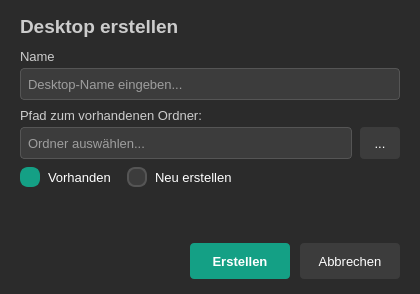
<?xml version="1.0" encoding="UTF-8"?>
<ui version="4.0">
 <class>Form</class>
 <widget class="QWidget" name="Form">
  <property name="geometry">
   <rect>
    <x>0</x>
    <y>0</y>
    <width>420</width>
    <height>294</height>
   </rect>
  </property>
  <property name="minimumSize">
   <size>
    <width>420</width>
    <height>294</height>
   </size>
  </property>
  <property name="maximumSize">
   <size>
    <width>420</width>
    <height>294</height>
   </size>
  </property>
  <property name="windowTitle">
   <string>SmartDesk - Desktop erstellen</string>
  </property>
  <property name="styleSheet">
   <string notr="true">QWidget {
    background-color: #2b2b2b;
    color: #ffffff;
}

QLabel {
    color: #cccccc;
}

QLineEdit {
    background-color: #3c3c3c;
    color: #ffffff;
    border: 1px solid #555555;
    border-radius: 4px;
    padding: 5px;
}

QLineEdit:focus {
    border: 1px solid #14a085;
}

QPushButton {
    background-color: #3c3c3c;
    color: #ffffff;
    border: none;
    border-radius: 4px;
    padding: 8px;
}

QPushButton:hover {
    background-color: #4a4a4a;
}

QPushButton:pressed {
    background-color: #2a2a2a;
}

QPushButton#btn_create {
    background-color: #14a085;
    color: #ffffff;
}

QPushButton#btn_create:hover {
    background-color: #0d7377;
}

QPushButton#btn_create:pressed {
    background-color: #0a5a5d;
}

QRadioButton {
    color: #ffffff;
    spacing: 8px;
}

QRadioButton::indicator {
    width: 16px;
    height: 16px;
}

QRadioButton::indicator:unchecked {
    border: 2px solid #555555;
    border-radius: 8px;
    background-color: #3c3c3c;
}

QRadioButton::indicator:checked {
    border: 2px solid #14a085;
    border-radius: 8px;
    background-color: #14a085;
}</string>
  </property>
  <layout class="QVBoxLayout" name="verticalLayout">
   <property name="spacing">
    <number>8</number>
   </property>
   <property name="leftMargin">
    <number>20</number>
   </property>
   <property name="topMargin">
    <number>15</number>
   </property>
   <property name="rightMargin">
    <number>20</number>
   </property>
   <property name="bottomMargin">
    <number>15</number>
   </property>
   <item>
    <widget class="QLabel" name="label_title">
     <property name="font">
      <font>
       <family>Segoe UI</family>
       <pointsize>14</pointsize>
       <bold>true</bold>
      </font>
     </property>
     <property name="text">
      <string>Desktop erstellen</string>
     </property>
    </widget>
   </item>
   <item>
    <spacer name="verticalSpacer_top">
     <property name="orientation">
      <enum>Qt::Orientation::Vertical</enum>
     </property>
     <property name="sizeType">
      <enum>QSizePolicy::Policy::Fixed</enum>
     </property>
     <property name="sizeHint" stdset="0">
      <size>
       <width>20</width>
       <height>3</height>
      </size>
     </property>
    </spacer>
   </item>
   <item>
    <layout class="QVBoxLayout" name="layout_name_field">
     <property name="spacing">
      <number>4</number>
     </property>
     <item>
      <widget class="QLabel" name="label_name">
       <property name="font">
        <font>
         <family>Segoe UI</family>
         <pointsize>10</pointsize>
        </font>
       </property>
       <property name="text">
        <string>Name</string>
       </property>
      </widget>
     </item>
     <item>
      <widget class="QLineEdit" name="lineEdit_name">
       <property name="minimumSize">
        <size>
         <width>0</width>
         <height>32</height>
        </size>
       </property>
       <property name="font">
        <font>
         <family>Segoe UI</family>
         <pointsize>10</pointsize>
        </font>
       </property>
       <property name="placeholderText">
        <string>Desktop-Name eingeben...</string>
       </property>
      </widget>
     </item>
    </layout>
   </item>
   <item>
    <layout class="QVBoxLayout" name="layout_path_field">
     <property name="spacing">
      <number>4</number>
     </property>
     <item>
      <widget class="QLabel" name="label_path">
       <property name="font">
        <font>
         <family>Segoe UI</family>
         <pointsize>10</pointsize>
        </font>
       </property>
       <property name="text">
        <string>Pfad zum vorhandenen Ordner:</string>
       </property>
      </widget>
     </item>
     <item>
      <layout class="QHBoxLayout" name="layout_path_input">
       <property name="spacing">
        <number>8</number>
       </property>
       <item>
        <widget class="QLineEdit" name="lineEdit_path">
         <property name="minimumSize">
          <size>
           <width>0</width>
           <height>32</height>
          </size>
         </property>
         <property name="font">
          <font>
           <family>Segoe UI</family>
           <pointsize>10</pointsize>
          </font>
         </property>
         <property name="placeholderText">
          <string>Ordner auswählen...</string>
         </property>
        </widget>
       </item>
       <item>
        <widget class="QPushButton" name="btn_browse">
         <property name="minimumSize">
          <size>
           <width>40</width>
           <height>32</height>
          </size>
         </property>
         <property name="maximumSize">
          <size>
           <width>40</width>
           <height>32</height>
          </size>
         </property>
         <property name="font">
          <font>
           <family>Segoe UI</family>
           <pointsize>10</pointsize>
          </font>
         </property>
         <property name="cursor">
          <cursorShape>PointingHandCursor</cursorShape>
         </property>
         <property name="text">
          <string>...</string>
         </property>
        </widget>
       </item>
      </layout>
     </item>
    </layout>
   </item>
   <item>
    <layout class="QHBoxLayout" name="layout_radio_buttons">
     <property name="spacing">
      <number>15</number>
     </property>
     <item>
      <widget class="QRadioButton" name="radioButton_existing">
       <property name="font">
        <font>
         <family>Segoe UI</family>
         <pointsize>10</pointsize>
        </font>
       </property>
       <property name="text">
        <string>Vorhanden</string>
       </property>
       <property name="checked">
        <bool>true</bool>
       </property>
      </widget>
     </item>
     <item>
      <widget class="QRadioButton" name="radioButton_new">
       <property name="font">
        <font>
         <family>Segoe UI</family>
         <pointsize>10</pointsize>
        </font>
       </property>
       <property name="text">
        <string>Neu erstellen</string>
       </property>
      </widget>
     </item>
     <item>
      <spacer name="horizontalSpacer_radio">
       <property name="orientation">
        <enum>Qt::Orientation::Horizontal</enum>
       </property>
       <property name="sizeHint" stdset="0">
        <size>
         <width>40</width>
         <height>20</height>
        </size>
       </property>
      </spacer>
     </item>
    </layout>
   </item>
   <item>
    <spacer name="verticalSpacer_bottom">
     <property name="orientation">
      <enum>Qt::Orientation::Vertical</enum>
     </property>
     <property name="sizeHint" stdset="0">
      <size>
       <width>20</width>
       <height>10</height>
      </size>
     </property>
    </spacer>
   </item>
   <item>
    <layout class="QHBoxLayout" name="layout_action_buttons">
     <property name="spacing">
      <number>10</number>
     </property>
     <item>
      <spacer name="horizontalSpacer_buttons">
       <property name="orientation">
        <enum>Qt::Orientation::Horizontal</enum>
       </property>
       <property name="sizeHint" stdset="0">
        <size>
         <width>40</width>
         <height>20</height>
        </size>
       </property>
      </spacer>
     </item>
     <item>
      <widget class="QPushButton" name="btn_create">
       <property name="minimumSize">
        <size>
         <width>100</width>
         <height>36</height>
        </size>
       </property>
       <property name="font">
        <font>
         <family>Segoe UI</family>
         <pointsize>10</pointsize>
         <bold>true</bold>
        </font>
       </property>
       <property name="cursor">
        <cursorShape>PointingHandCursor</cursorShape>
       </property>
       <property name="styleSheet">
        <string notr="true"/>
       </property>
       <property name="text">
        <string>Erstellen</string>
       </property>
      </widget>
     </item>
     <item>
      <widget class="QPushButton" name="btn_cancel">
       <property name="minimumSize">
        <size>
         <width>100</width>
         <height>36</height>
        </size>
       </property>
       <property name="font">
        <font>
         <family>Segoe UI</family>
         <pointsize>10</pointsize>
        </font>
       </property>
       <property name="cursor">
        <cursorShape>PointingHandCursor</cursorShape>
       </property>
       <property name="text">
        <string>Abbrechen</string>
       </property>
      </widget>
     </item>
    </layout>
   </item>
  </layout>
 </widget>
 <resources/>
 <connections/>
</ui>
